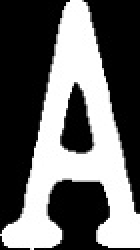
#> input picture Detection/Card_Imgs/Ace.jpg, 70 x 125 px (shown 2 times larger)
$ python -i Cards.py   (imports and definitions only)
#> lines starting #> are read from the running program, lines starting #| are printed output that depends on the picture; after the words box and inside, x2 and y2 are one past the last pixel; in counts of white or black regions, pixels touching at a corner belong together
#> further down, picture is the input picture: shape (125, 70, 3); min 0, max 255, mean 103.9
############## Playing Card Detector Functions ###############
#
# Original Author: Evan Juras
# Date: 9/5/17
# Edited by Magnus Brok and Anders Brandt 26/06/20
# Description: Functions and classes for CardDetection.py that perform
# various steps of the card detection algorithm
#


# Import necessary packages
import json
import imutils
import numpy as np
import cv2
from Socket.Client_socket import Socket
from DTO.SolitaireDTO import SolitaireEncoder
### Constants ###

# Videofeed dimensions
feed_width = 1600
feed_height = 1200
# constants used for defining sections of the gameboard
top_section_h = int(feed_height * 0.175)
top_section_c_w = int(feed_width / 6)
bot_section_h = feed_height
bot_section_c_w = int(feed_width / 7)

# Adaptive threshold levels
BKG_THRESH = 60
CARD_THRESH = 30

# Width and height of card corner, where rank and suit are
CORNER_WIDTH = 55
CORNER_HEIGHT = 140

# rank dimension
rank_y_offset = 20
rank_y_endpoint = 250
rank_x_offset = 0
rank_x_endpoint = 190

# suit dimensions
suit_y_offset = rank_y_endpoint + 1
suit_y_endpoint = 600
suit_x_offset = 0
suit_x_endpoint = rank_x_endpoint

# Dimensions of rank train images
RANK_WIDTH = 70
RANK_HEIGHT = 125

# Dimensions of suit train images
SUIT_WIDTH = 70
SUIT_HEIGHT = 100

RANK_DIFF_MAX = 2500
SUIT_DIFF_MAX = 2400

CARD_MAX_AREA = 120000
CARD_MIN_AREA = 25000

font = cv2.FONT_HERSHEY_SIMPLEX

def preprocces_image(image):
    # cv2.imshow('Card class recieved image', image)
    gray = cv2.cvtColor(image, cv2.COLOR_BGR2GRAY)

    # cv2.imshow("image", image)
    image = gray
    blur = cv2.GaussianBlur(image, (5, 5), 0)
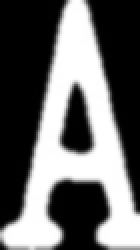
#> blur: shape (125, 70) (shown 2 times larger); min 0, max 255, mean 104.4
    # cv2.imshow("blur", blur)

    edges = cv2.Canny(blur, 120, 200)
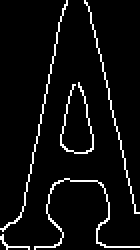
#> edges: shape (125, 70) (shown 2 times larger); 5.6% white in thin lines or dots
    # cv2.imshow("edges", edges)

    kernel = np.ones((2, 2), np.uint8)
    dilate = cv2.dilate(edges, kernel, iterations=2)
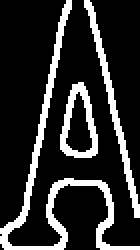
#> dilate: shape (125, 70) (shown 2 times larger); 17.8% white; 3 white regions, box (x1, y1, x2, y2) and area: (0, 0, 70, 125) 890, (42, 0, 70, 109) 378, (30, 41, 49, 79) 291
    # cv2.imshow("dilate", dilate)

    return dilate


### Structures to hold query card and train card information ###
# Author: Evan Juras
class Query_card:
    """Structure to store information about query cards in the camera image."""

    # [14 lines left out: function __init__, not called in this run]

# Author: Evan Juras
class Train_ranks:
    """Structure to store information about train rank images."""

    def __init__(self):
        self.img = []  # Thresholded, sized rank image loaded from hard drive
        self.name = "Placeholder"

# Author: Evan Juras
class Train_suits:
    """Structure to store information about train suit images."""

    def __init__(self):
        self.img = []  # Thresholded, sized suit image loaded from hard drive
        self.name = "Placeholder"


### Functions ###
# Author: Evan Juras
# [297 lines left out: functions load_ranks, load_suits, preprocess_imageOLD, preprocess_card, match_card, flattener and 3 more, not called in this run]

>>> import cv2
>>> picture = cv2.imread('Card_Imgs/Ace.jpg')
>>> result = preprocces_image(picture)

$ run again, on Detection/Card_Imgs/Eight.jpg
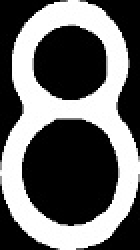
#> input picture Detection/Card_Imgs/Eight.jpg, 70 x 125 px (shown 2 times larger)
#> picture is the input picture: shape (125, 70, 3); min 0, max 255, mean 104.4
#> in preprocces_image, `edges = cv2.Canny(blur, 120, 200)`:
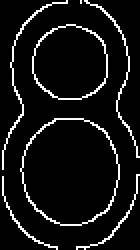
#> edges: shape (125, 70) (shown 2 times larger); 7.7% white in thin lines or dots
#> in preprocces_image, `dilate = cv2.dilate(edges, kernel, iterations=2)`:
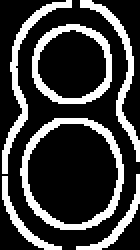
#> dilate: shape (125, 70) (shown 2 times larger); 24.2% white; 6 white regions, box (x1, y1, x2, y2) and area: (10, 59, 62, 115) 594, (16, 12, 56, 52) 433, (1, 0, 36, 87) 383, (40, 0, 70, 81) 345, (1, 88, 31, 125) 184, (38, 87, 70, 125) 181

$ run again, on Detection/Card_Imgs/Five.jpg
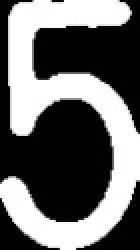
#> input picture Detection/Card_Imgs/Five.jpg, 70 x 125 px (shown 2 times larger)
#> picture is the input picture: shape (125, 70, 3); min 0, max 255, mean 107.2
#> in preprocces_image, `edges = cv2.Canny(blur, 120, 200)`:
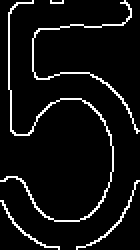
#> edges: shape (125, 70) (shown 2 times larger); 6.6% white in thin lines or dots
#> in preprocces_image, `dilate = cv2.dilate(edges, kernel, iterations=2)`:
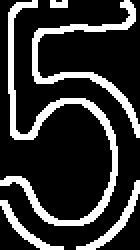
#> dilate: shape (125, 70) (shown 2 times larger); 20.2% white; 5 white regions, box (x1, y1, x2, y2) and area: (0, 0, 59, 113) 866, (16, 0, 70, 69) 532, (38, 90, 70, 125) 184, (0, 100, 32, 125) 155, (25, 0, 34, 4) 33

$ run again, on Detection/Card_Imgs/Four.jpg
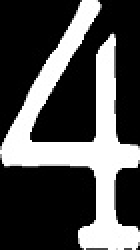
#> input picture Detection/Card_Imgs/Four.jpg, 70 x 125 px (shown 2 times larger)
#> picture is the input picture: shape (125, 70, 3); min 0, max 255, mean 80.6
#> in preprocces_image, `edges = cv2.Canny(blur, 120, 200)`:
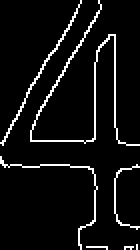
#> edges: shape (125, 70) (shown 2 times larger); 6.3% white in thin lines or dots
#> in preprocces_image, `dilate = cv2.dilate(edges, kernel, iterations=2)`:
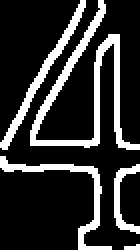
#> dilate: shape (125, 70) (shown 2 times larger); 19% white; 5 white regions (1 under 20 px), largest, box (x1, y1, x2, y2) and area: (15, 0, 70, 75) 801, (0, 78, 56, 125) 346, (0, 0, 43, 75) 342, (57, 82, 70, 117) 159
